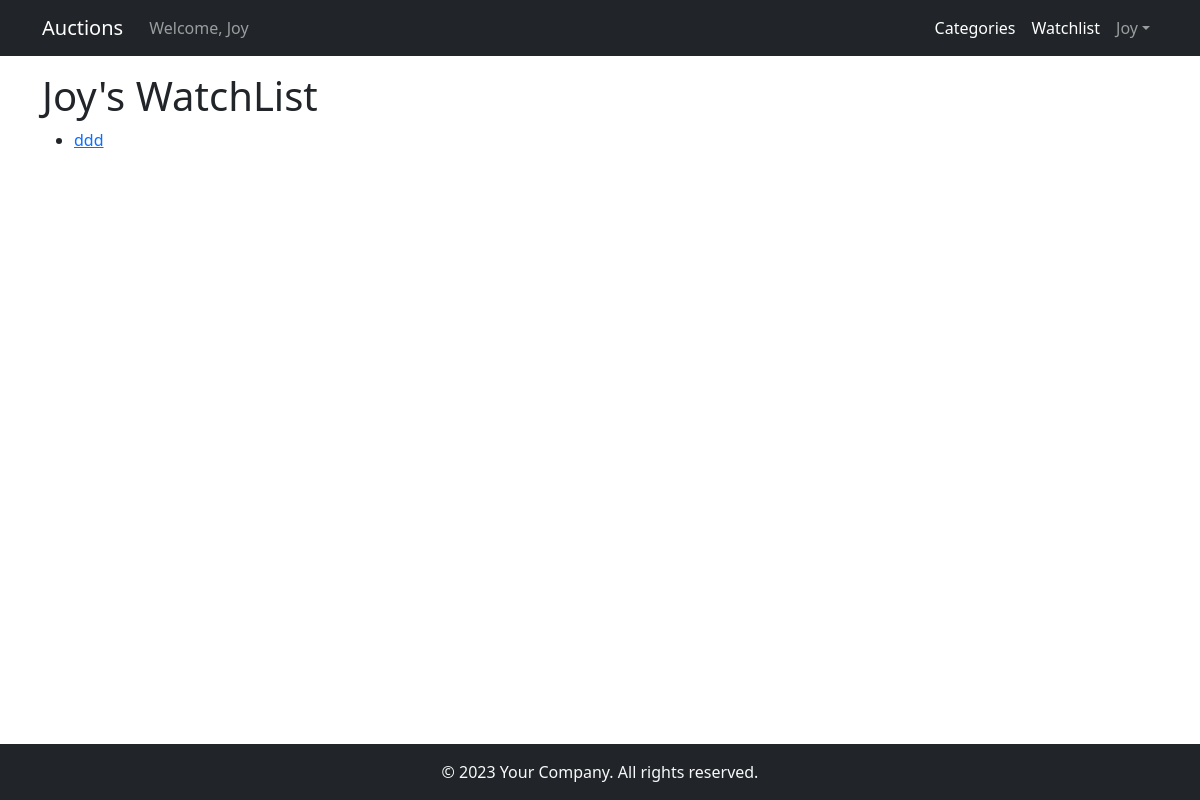
Page /watchlist (signed in) on the committed database.
### auctions/models.py (models this page shows, shortened)
class User(AbstractUser):
    def __str__(self):
        return f"{self.username}"

class Watchlist(models.Model):
    user = models.ForeignKey('User', on_delete=models.PROTECT)
    item = models.ManyToManyField(Auction)
    def __str__(self):
        return f"{self.user}'s WatchList"

class Auction(models.Model):
    category = models.ForeignKey(
        'Category',
        related_name="auctions_category",
        on_delete=models.PROTECT
    )
    title = models.CharField(max_length=128)
    description = models.CharField(max_length=2048)
    imageURL = models.URLField(max_length=500, default='')
    price = models.IntegerField()
    isActive = models.BooleanField(default=True)
    owner = models.ForeignKey("User", on_delete=models.PROTECT)
    currentBid = models.ForeignKey("Bid", on_delete=models.PROTECT, related_name="auction_current_bid", null=True)
    winner = models.ForeignKey("User", on_delete=models.PROTECT, related_name="auction_winner", null=True)
    def get_absolute_url(self):
        return reverse("listings", kwargs={"auction_id": self.pk})

### auctions/views.py (the view)
# urls.py: path("watchlist", views.get_watchlist, name="watchlist_get"),
def get_watchlist(request):
    try:
        watchlist = Watchlist.objects.filter(user=request.user)[0]
        auctions = watchlist.item.all()
        return render(request, "auctions/watchlist.html", context={
            "auctions": auctions, "watchlist": watchlist
        })
    except IndexError:
        return render(request, "auctions/watchlist.html")

### auctions/templates/auctions/watchlist.html
{% extends "auctions/layout.html" %}
{% block body %}
    {% if watchlist %}
        <h1> {{ watchlist }} </h1>
            {% for item in auctions %}
                <ul>
                    <li><a href="{{ item.get_absolute_url }}"> {{ item.title }}</a></li>
                </ul>
            {% empty %}
                <h2> You are not following any auction yet.</h2>
            {% endfor %}
    {% else %}
        <h1>You haven't added any auctions to your watchlist yet.</h1>
    {% endif %}
{% endblock %}

### auctions/templates/auctions/layout.html (shortened to what this page needs)
{% load static %}
<!DOCTYPE html>
<html lang="en" class="h-100">
<head>
    <link href="{% static 'auctions/css/styles.css' %}" rel="stylesheet"/>
</head>
<body class="d-flex flex-column h-100">
<main class="flex-shrink-0">
<nav class="navbar navbar-expand-lg navbar-dark bg-dark">
    <div class="container">
        <a class="navbar-brand" href="{% url 'index' %}">Auctions</a>
        {% if user.is_authenticated %}
            <span class="navbar-text">Welcome, {{ user.username }}</span>
            <div class="collapse navbar-collapse" id="navbarSupportedContent">
                <ul class="navbar-nav ms-auto mb-2 mb-lg-0">
                    <li class="nav-item"><a class="nav-link active" aria-current="page" href="{% url 'categories' %}">Categories</a>
                    </li>
                    <li class="nav-item"><a class="nav-link active" aria-current="page"
                                            href="{% url "watchlist_get" %}">Watchlist</a></li>
                    <li class="nav-item dropdown">
                        <a class="nav-link dropdown-toggle" id="navbarDropdown" href="#" role="button"
                           data-bs-toggle="dropdown" aria-expanded="false">{{ user.username }}</a>
                    </li>
                </ul>
        {% endif %}
    </div>
</nav>
<div class="container mt-3">
    {% block body %}
    {% endblock %}
</div>
</main>
<footer class="bg-dark mt-auto footer text-light py-3">
    <div class="container text-center">
        &copy; 2023 Your Company. All rights reserved.
    </div>
</footer>
</body>
</html>

### rows in the picture
User: username "Joy"
Watchlist: user.username "Joy's WatchList"
Auction: title "ddd"
